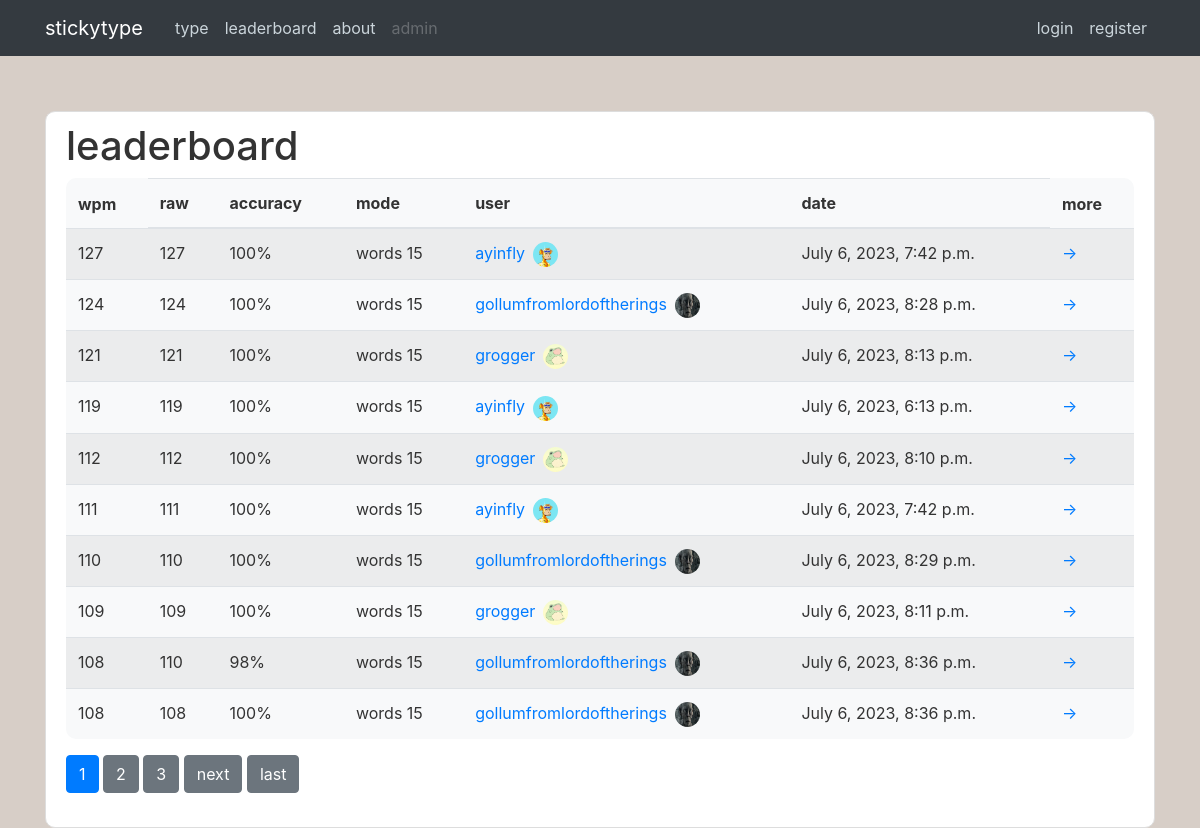
The app's page /leaderboard/, older data.
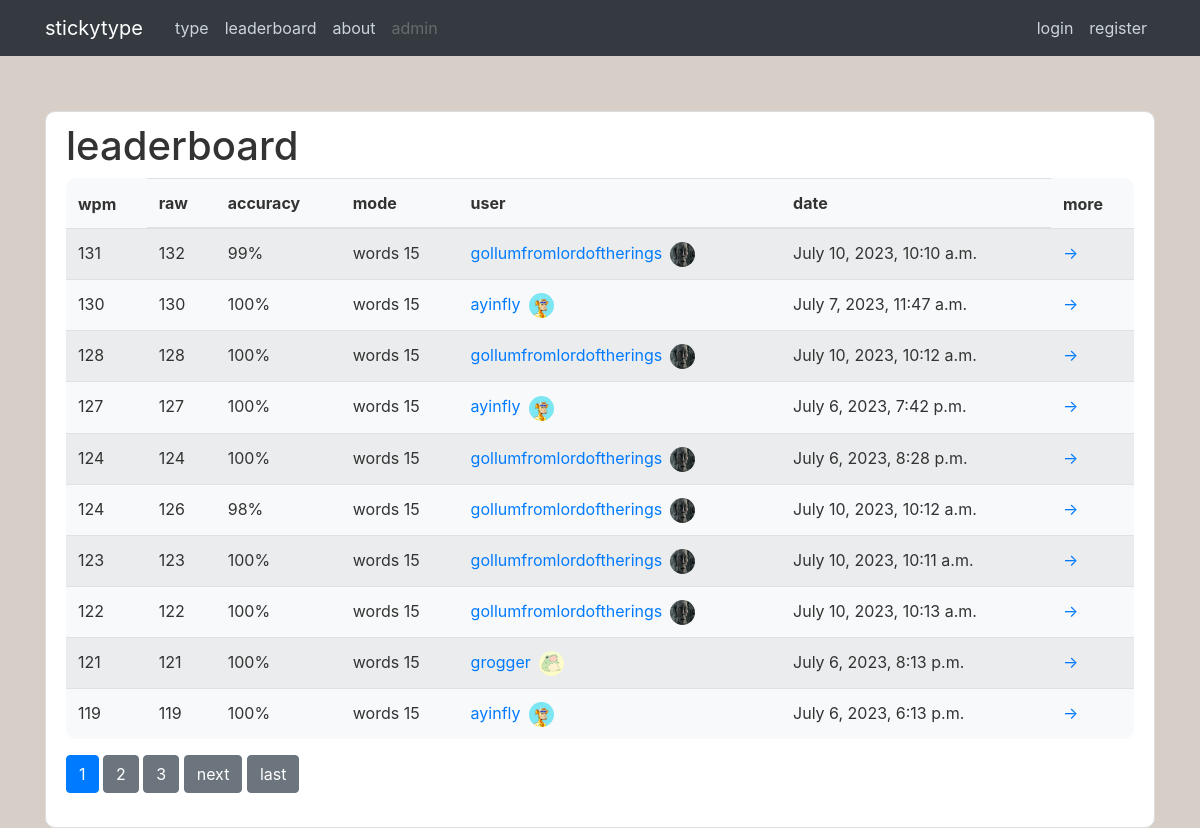
The same page, newer data.
### type/models.py (models this page shows, shortened)
class Stat(models.Model):
    author = models.ForeignKey(User, on_delete=models.CASCADE)
    wpm_total = models.PositiveSmallIntegerField(default=0)
    wpm_raw = models.PositiveSmallIntegerField(default=0)
    time = models.DateTimeField(auto_now_add=True)
    accuracy = models.PositiveSmallIntegerField(default=0)
    mode = models.CharField(max_length=20, default='')

### users/models.py (models this page shows, shortened)
class Profile(models.Model):
    user = models.OneToOneField(User, on_delete=models.CASCADE)
    image = models.ImageField(default='default.jpg', upload_to='profile_pics')

### type/views.py (the view)
# urls.py: path("leaderboard/", LeaderboardListView.as_view(), name='type-leaderboard'),
class LeaderboardListView(ListView):
    model = Stat
    template_name = 'type/leaderboard.html'
    context_object_name = 'stats'
    ordering = ['-wpm_total']
    paginate_by = 10
    def get_context_data(self, **kwargs):
        context = super().get_context_data(**kwargs)
        context['title'] = 'leaderboard'
        return context

### type/templates/type/leaderboard.html (shortened to what this page needs)
{% extends "type/base.html" %}
{% block content%}
    <div class="content-section">
        <h1>leaderboard</h1>
        <table class="table table-hover table-striped bg-light round">
            <thead>
                <tr>
                    <th scope="col" style="border: none;">wpm</th>
                    <th scope="col">raw</th>
                    <th scope="col">accuracy</th>
                    <th scope="col">mode</th>
                    <th scope="col">user</th>
                    <th scope="col">date</th>
                    <th scope="col" style="border: none;">more</th>
                </tr>
            </thead>
            <tbody>
                {% for stat in stats %}
                    <tr>
                        <td>{{ stat.wpm_total }}</td>
                        <td>{{ stat.wpm_raw }}</td>
                        <td>{{ stat.accuracy }}%</td>
                        <td>{{ stat.mode }}</td>
                        <td><a href="{% url 'type-stats' stat.author.username %}">{{ stat.author.username }}</a><img src="{{ stat.author.profile.image.url }}" class="ml-2 rounded-circle leaderboard-pfp"></td>
                        <td>{{ stat.time }}</td>
                        <td><a href="{% url 'stat-detail' stat.id %}" class="stretched-link">→</a></td>
                    </tr>
                {% endfor %}
            </tbody>
        </table>
        {% if is_paginated %}
            {% for num in page_obj.paginator.page_range %}
                {% if page_obj.number == num %}
                    <a class="btn btn-primary mb-4" href="?page={{ num }}">{{ num }}</a>
                {% elif num > page_obj.number|add:'-3'  and num < page_obj.number|add:'3' %}
                    <a class="btn btn-secondary mb-4" href="?page={{ num }}">{{ num }}</a>
                {% endif %}
            {% endfor %}
            {% if page_obj.has_next %}
                <a class="btn btn-secondary mb-4" href="?page={{ page_obj.next_page_number}}">next</a>
                <a class="btn btn-secondary mb-4" href="?page={{ page_obj.paginator.num_pages }}">last</a>
            {% endif %}
        {% endif %}
    </div>
{% endblock content%}

### type/templates/type/base.html (shortened to what this page needs)
{% load static %}
<!DOCTYPE html>
<html lang="en">
<head>
    <link rel="stylesheet" href="https://cdn.jsdelivr.net/npm/bootstrap@4.0.0/dist/css/bootstrap.min.css">
    <link rel="stylesheet" type="text/css" href="{% static 'type/main.css' %}">
</head>
<body>
    <header class="site-header">
        <nav class="navbar navbar-expand-md navbar-dark bg-dark fixed-top">
            <div class="container">
                <a class="navbar-brand mr-4" href="/">stickytype</a>
                <div class="collapse navbar-collapse" id="navbarToggle">
                    <div class="navbar-nav mr-auto">
                        <a class="nav-item nav-link" href="{% url 'type-home' %}">type</a>
                        <a class="nav-item nav-link" href="{% url 'type-leaderboard' %}">leaderboard</a>
                        <a class="nav-item nav-link" href="{% url 'type-about' %}">about</a>
                        <a class="nav-item nav-link disabled" href="/admin">admin</a>
                    </div>
                    <div class="navbar-nav">
                        {% if user.is_authenticated %}
                            <a class="nav-item nav-link" href="{% url 'logout' %}">logout</a>
                            <a class="nav-item nav-link" href="{% url 'profile' %}">{{ user.username }}</a>
                        {% else %}
                            <a class="nav-item nav-link" href="{% url 'login' %}">login</a>
                            <a class="nav-item nav-link" href="{% url 'register' %}">register</a>
                        {% endif %}
                    </div>
                </div>
            </div>
        </nav>
    </header>
    <main role="main" class="container">
        {% block content %}{% endblock %}
    </main>
</body>
</html>

### type/static/type/main.css (style rules this page uses)
* { margin: 0; padding: 0; box-sizing: border-box; }
body { color: #333333; display: flex; align-items: center; background: #D7CEC7; }
.round { border-radius: 10px; }
.site-header .navbar-nav .nav-link { color: #cbd5db; }
.leaderboard-pfp { height: 25px; width: 25px; }
.content-section { background: #ffffff; padding: 10px 20px; border: 1px solid #dddddd; border-radius: 10px; margin-top: 10%; }

Row changes from the older to the newer data that the page shows:
no longer on this page (row unchanged): Stat: wpm_total "112", wpm_raw "112", accuracy "100", mode "words 15", author.username "grogger", author.profile.image (picture), time "July 6, 2023, 8:10 p.m."
no longer on this page (row unchanged): Stat: wpm_total "111", wpm_raw "111", accuracy "100", mode "words 15", author.username "ayinfly", author.profile.image (picture), time "July 6, 2023, 7:42 p.m."
no longer on this page (row unchanged): Stat: wpm_total "110", wpm_raw "110", accuracy "100", mode "words 15", author.username "gollumfromlordoftherings", author.profile.image (picture), time "July 6, 2023, 8:29 p.m."
no longer on this page (row unchanged): Stat: wpm_total "109", wpm_raw "109", accuracy "100", mode "words 15", author.username "grogger", author.profile.image (picture), time "July 6, 2023, 8:11 p.m."
no longer on this page (row unchanged): Stat: wpm_total "108", wpm_raw "110", accuracy "98", mode "words 15", author.username "gollumfromlordoftherings", author.profile.image (picture), time "July 6, 2023, 8:36 p.m."
no longer on this page (row unchanged): Stat: wpm_total "108", wpm_raw "108", accuracy "100", mode "words 15", author.username "gollumfromlordoftherings", author.profile.image (picture), time "July 6, 2023, 8:36 p.m."
added Stat: wpm_total "131", wpm_raw "132", accuracy "99", mode "words 15", author.username "gollumfromlordoftherings", author.profile.image (picture), time "July 10, 2023, 10:10 a.m."
added Stat: wpm_total "130", wpm_raw "130", accuracy "100", mode "words 15", author.username "ayinfly", author.profile.image (picture), time "July 7, 2023, 11:47 a.m."
added Stat: wpm_total "128", wpm_raw "128", accuracy "100", mode "words 15", author.username "gollumfromlordoftherings", author.profile.image (picture), time "July 10, 2023, 10:12 a.m."
added Stat: wpm_total "124", wpm_raw "126", accuracy "98", mode "words 15", author.username "gollumfromlordoftherings", author.profile.image (picture), time "July 10, 2023, 10:12 a.m."
added Stat: wpm_total "123", wpm_raw "123", accuracy "100", mode "words 15", author.username "gollumfromlordoftherings", author.profile.image (picture), time "July 10, 2023, 10:11 a.m."
added Stat: wpm_total "122", wpm_raw "122", accuracy "100", mode "words 15", author.username "gollumfromlordoftherings", author.profile.image (picture), time "July 10, 2023, 10:13 a.m."
